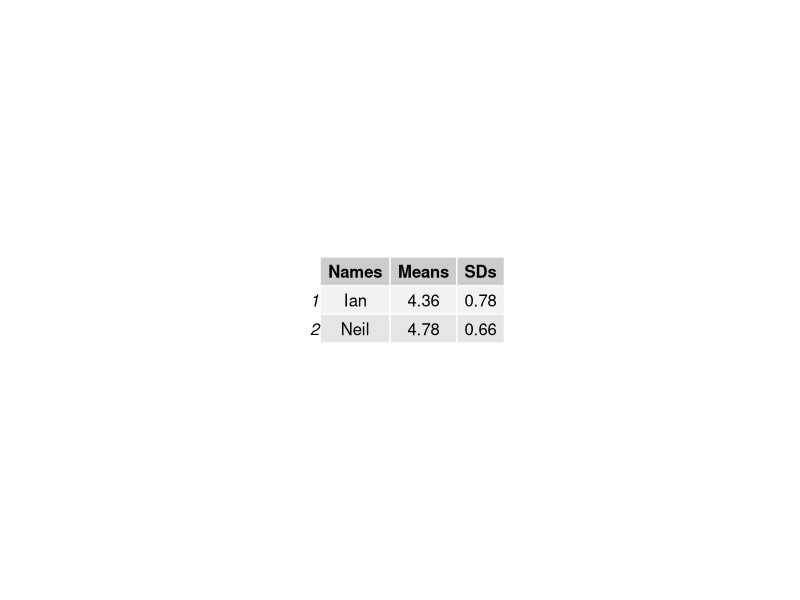
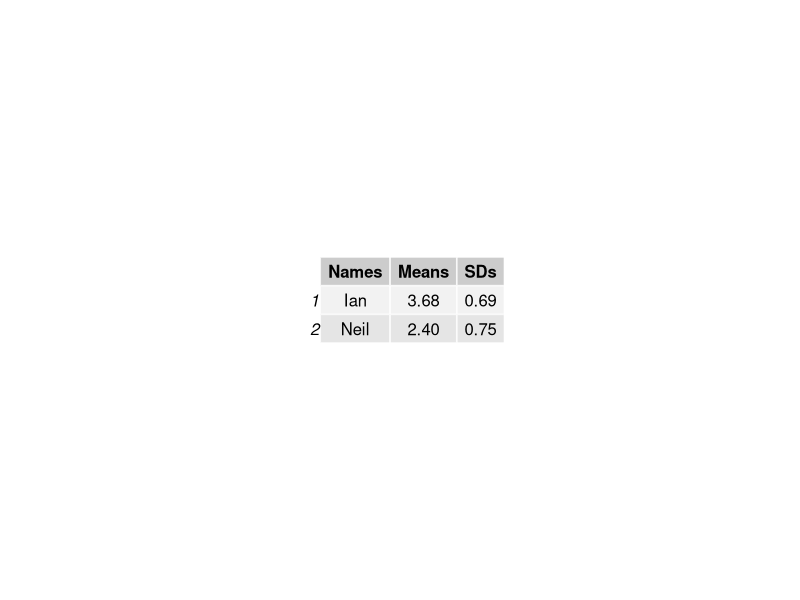
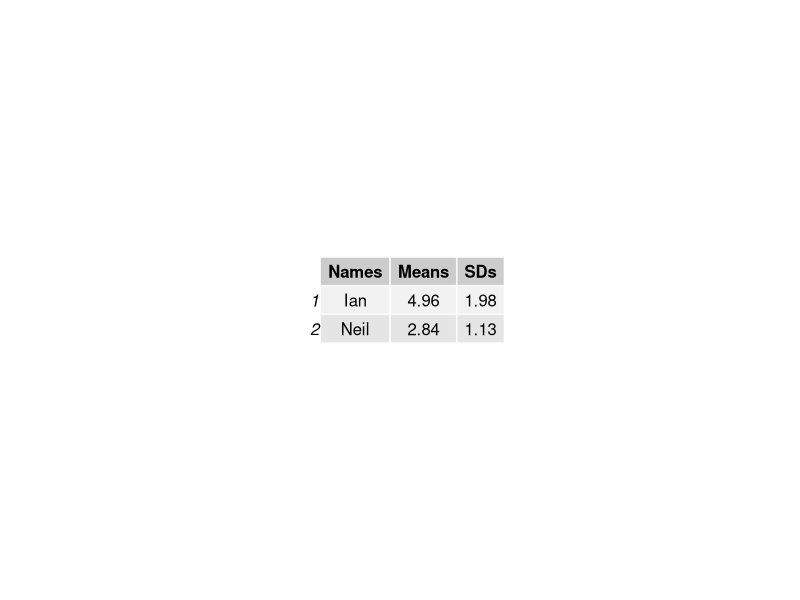
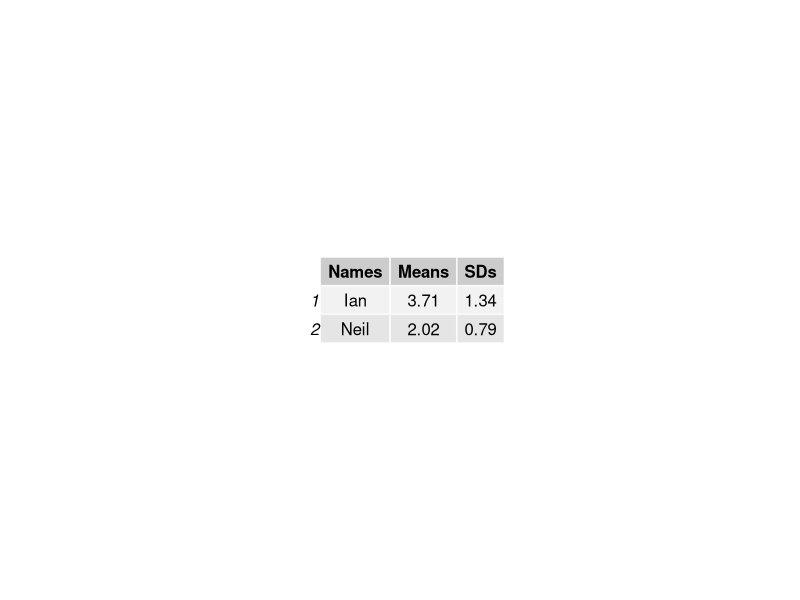
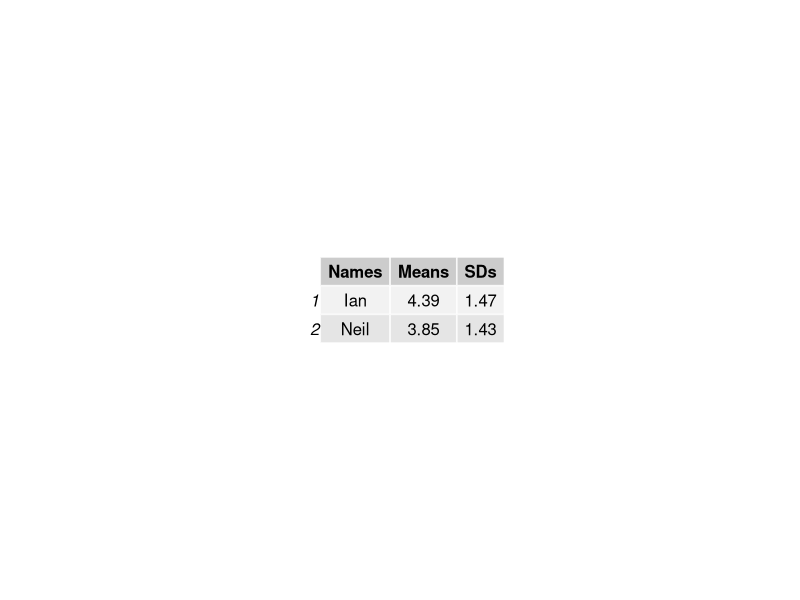
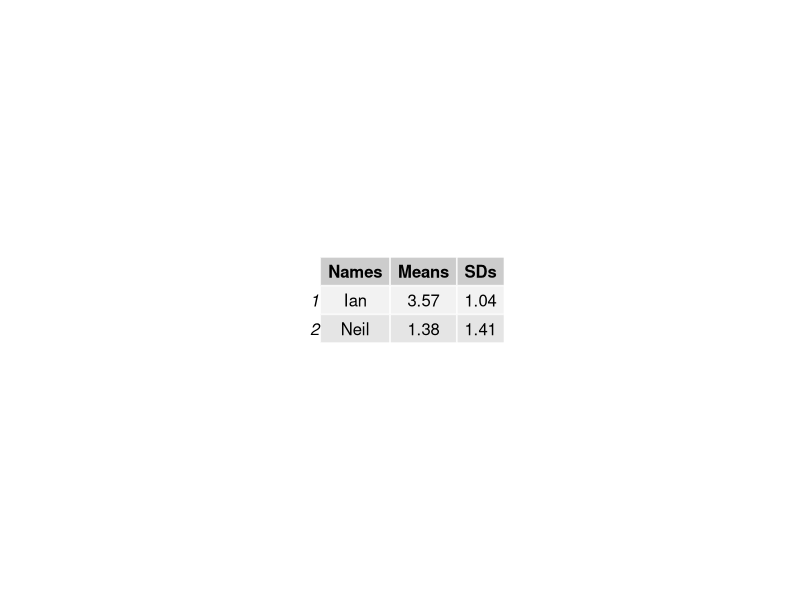
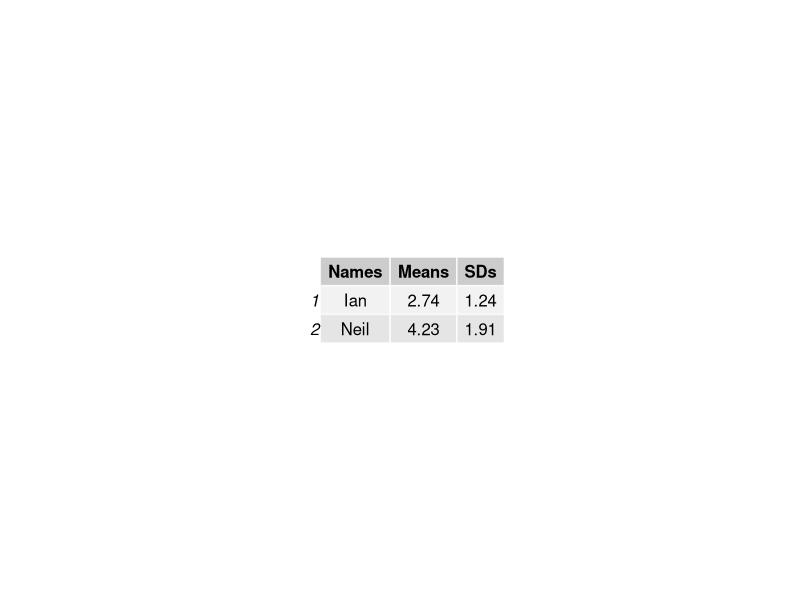
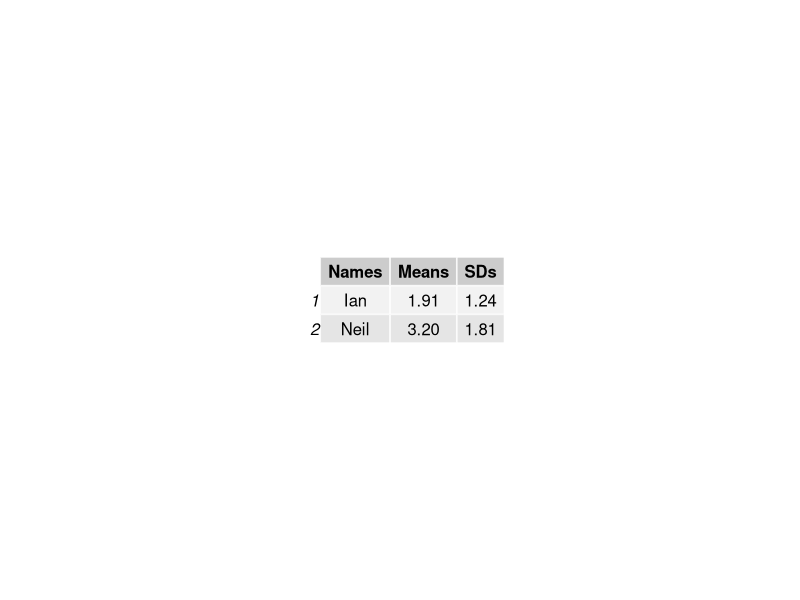

Here is the R script that generated these plots, in order: (Note: this script raises an error after producing the figures.)
##### MeanMC2 #####
library(gridExtra) # the pacakge needed for this particular question to create multiple grid-level plots in a page
MeanMC2= function(
  title = "MeanMC2", # Question-bank title that will be easily viewable in e-learning
  n = 200, # Number of questions to generate
  type = "MC", # The question type, one of many possible types on e-learning
  answers = 2, # Number of answers per MC question
  points.per.q = 4, # Number of points the question is worth (on the test)
  difficulty = 1, # An easily viewable difficulty level on e-learning
  quest.txt1 = "Ian and his friend Neil like playing the video game Mario Kart together. After racing together many times, they hypothesize that Neil averages ",
  quest.txt2 = " race times than Ian. To test their hypothesis, they monitor 50 consecutive races and record the above means and standard deviations of their race times (in minutes). Do these summary statistics help affirm their hypothesis?", # The above 2 question texts are static text for the full question
  Names = c("Ian", "Neil"), #creating a vector of the characters in the question
  digits = 2, # This is the number of decimal places to round off the data
  loc.path = "/Users/josephyang/Desktop/School Stuff/STAT 1600/Course Development/Question Generators/Stat1600-QGen/MeanMC2 images/", # This is the local path used to store any randomly generated image files
  e.path ="Images/", # This is the path on e-learning used to store any above-implemented image files
  hint = "Remember that the mean and SD each measure something very different.", # This is a student hint, visible to them during the exam on e-learning
  feedback = "Means measure center, and SDs measure spread. So, a higher mean = longer race times, a higher SD = less consistent or more variable race times, and vice versa for both mean and SD." # This is student feedback, visible after the exam
)
{
  param <- c("NewQuestion","ID","Title","QuestionText","Points","Difficulty", "Image",
             rep("Option", answers),"Hint","Feedback") # These are setting row names for the CSV file
  questions <- data.frame() # This opens a data frame to store the randomly generated questions below
  for(i in 1:n)
  {
    ID <- paste(title, i, sep = "-") # The ID of the specific question within the bank, title + question number in the loop
    points <- sample(c(rep(0,answers-1),100),replace=F) # The proportion of points assigned to each possible answer, 1 if correct or 0 if incorrect
    corr.ind <- 7 + which.max(points) # This is the row index of the correct answer
    data1 <- sample(c("faster", "slower"), size = 1) # This is how we're randomly generating data for this question
    Means <- sample(seq(1, 5, by = .01), size = 2) # This is how we're randomly generating mean data for this question
    SDs <- sample(seq(.5, 2, by = .01), size = 2) # This is how we're randomly generating standard deviation data for this question
    corr.ans <- if((data1 == "faster"))
    {
      if(Means[1] > Means[2]){"Yes"}else{"No"}
    }
    else
    {
      if(data1 == "slower")
      {
        if(Means[2] > Means[1]){"Yes"}else{"No"}
      }
    } # This is the correct answer to the question
    data <- data.frame(Names, Means, SDs, stringsAsFactors = FALSE) # This is how we're randomly generating data frame for this question
    ans.txt <- if(corr.ans == "Yes"){rep("No", 2)}else{rep("Yes", 2)} # These are randomly generated incorrect answers.
    content <- c(type, ID, ID, paste(quest.txt1, data1, quest.txt2, sep = ""),
                 points.per.q, difficulty, paste(e.path, paste(title, i, sep = "-"), ".jpeg", sep = ""),
                 points, hint, feedback) # This is collecting a lot of the above information into a single vector
    options <- c(rep("",7), ans.txt, rep("",2)) # This is collecting the incorrect answers above, and indexing them correctly by row
    options[corr.ind] <- corr.ans # This is imputing the correct answer at the appropriate row index
    questions[(1+(9+answers)*i):((9+answers)*(i+1)),1] <- param # This is indexing and storing all the row names
    questions[(1+(9+answers)*i):((9+answers)*(i+1)),2] <- content # Indexing and storing all the content
    questions[(1+(9+answers)*i):((9+answers)*(i+1)),3] <- options # Indexing and storing the answers, both incorrect and correct
    jpeg(filename=paste(loc.path, paste(title, i, sep = "-"), ".jpeg", sep = ""),
         height = 30*nrow(data), width = 55*ncol(data)) # creating the image files in the designated place
    p <- tableGrob(data) #Creating the summary statistics for the graphical item
    grid.arrange(p) #arranging all the summary statistics for the graphical items in one location
    dev.off()
  }
  questions <- questions[((10+answers)):((9+answers)*(n+1)),] # Storing only what's needed for e-learning upload as a CSV file
  write.table(questions, sep=",", file=paste(title, ".csv", sep = ""),
              row.names=F, col.names=F) # Writing the CSV file
}
MeanMC2() # creating the csv file
